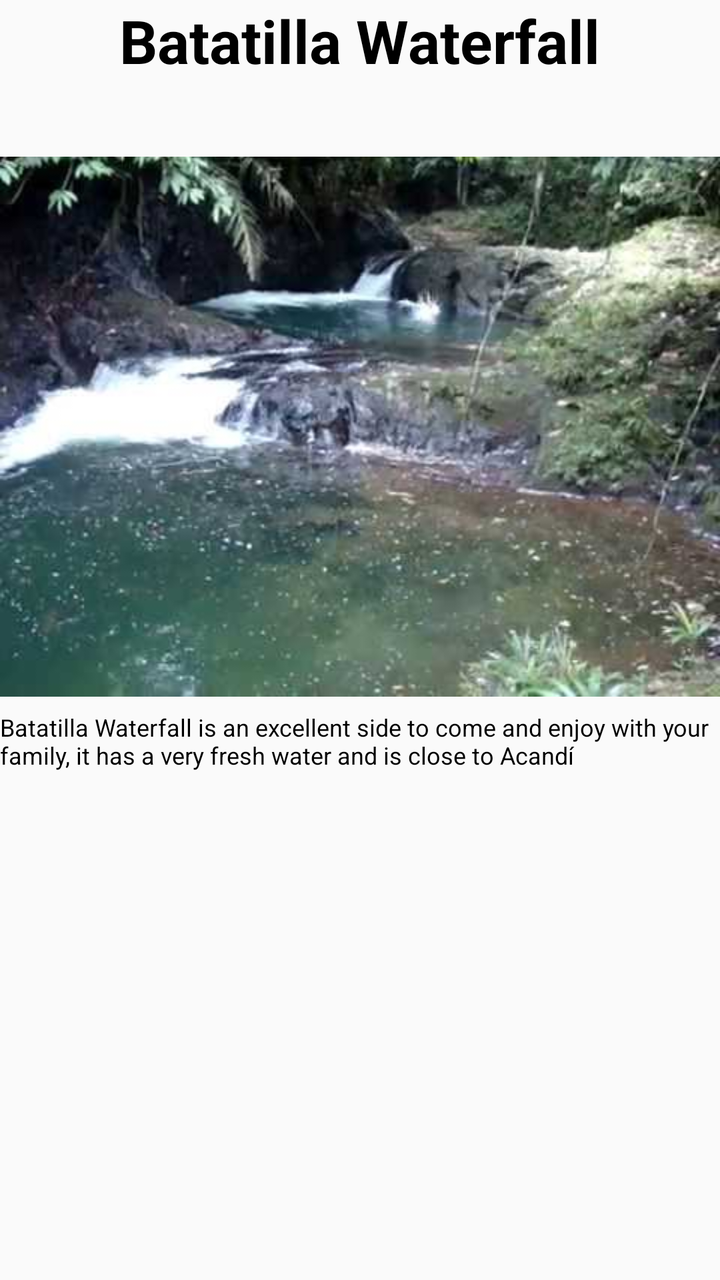
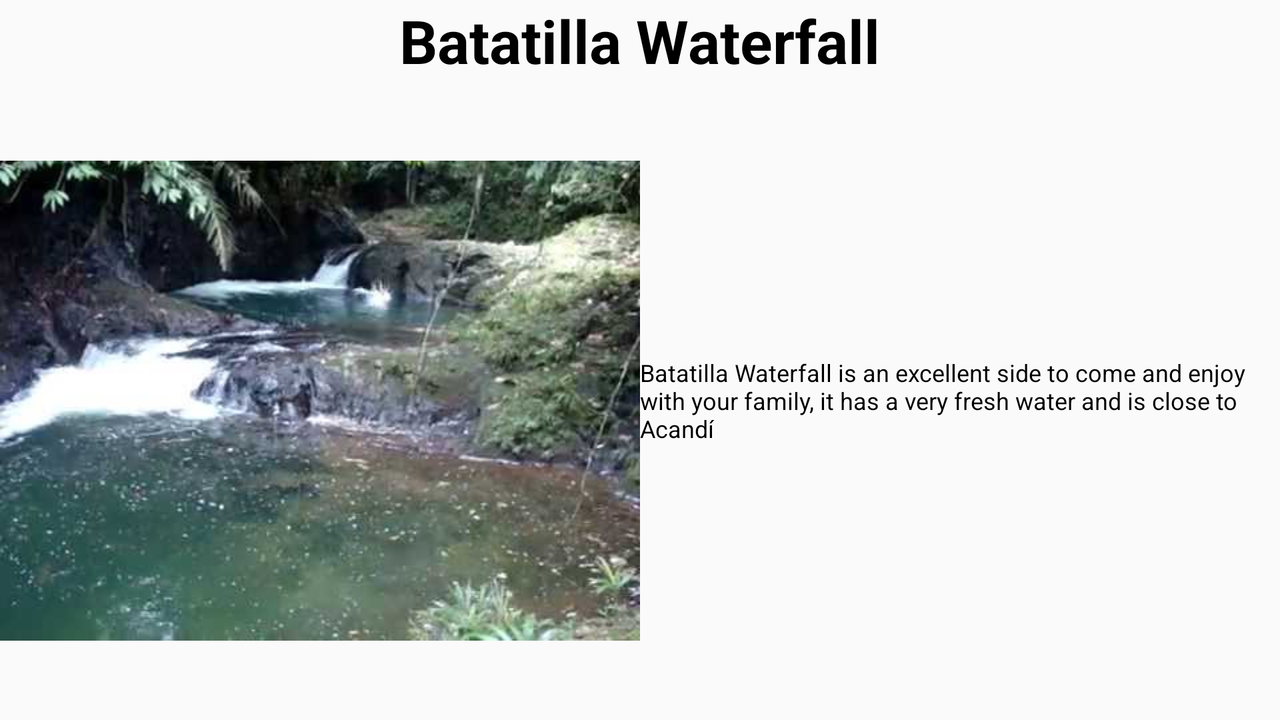

Two renders of one Android screen. The first uses the default layout on a phone; the second uses the alternative layout the repository ships for a different screen configuration, on a matching device. The two XML files are below.
<!-- AndroidManifest.xml: application theme AppTheme -->
<!-- res/layout/fragment_turistic2.xml -->
<FrameLayout xmlns:android="http://schemas.android.com/apk/res/android"
    xmlns:tools="http://schemas.android.com/tools"
    android:layout_width="match_parent"
    android:layout_height="match_parent"
    tools:context="com.example.david.practica2.Turistic2">

    <LinearLayout
        android:layout_width="match_parent"
        android:layout_height="match_parent"
        android:orientation="vertical">
        <TextView
            style="@style/titlestyle"
            android:layout_width="wrap_content"
            android:layout_height="0dp"
            android:layout_weight="1"
            android:text="@string/titour2" />
        <ImageView
            android:layout_width="wrap_content"
            android:layout_height="0dp"
            android:layout_weight="4"
            android:src="@drawable/cascadabatatilla"/>
        <TextView style="@style/textstyle"
            android:layout_width="wrap_content"
            android:layout_height="0dp"
            android:layout_weight="4"
            android:text="@string/ttour2" />

    </LinearLayout>

</FrameLayout>
<!-- resources referenced by this layout -->
<resources>
  <!-- drawable cascadabatatilla: jpg bitmap (drawable, 28741 bytes) -->
  <string name="titour2">Batatilla Waterfall</string>
  <string name="ttour2">Batatilla Waterfall is an excellent side to come and enjoy with your family, it has a very fresh water and is close to Acandí</string>
  <style name="textstyle">
          <item name="android:textColor">@color/black</item>
          <item name="android:textSize">12sp</item>
      </style>
  <style name="titlestyle">
          <item name="android:textColor">@color/black</item>
          <item name="android:textStyle">bold</item>
          <item name="android:textSize">30sp</item>
          <item name="android:layout_gravity">center</item>
      </style>
  <style name="AppTheme" parent="Theme.AppCompat.Light.DarkActionBar">
          
          <item name="colorPrimary">@color/mediumaquamarine</item>
          <item name="colorPrimaryDark">@color/green</item>
          <item name="colorAccent">@color/greenyellow</item>
      </style>
  <item name="black" type="color">#000000</item>
  <item name="mediumaquamarine" type="color">#66cdaa</item>
  <item name="green" type="color">#008000</item>
  <item name="greenyellow" type="color">#adff2f</item>
</resources>
<!-- res/layout-land/fragment_turistic2.xml (the repository's variant of the layout above) -->
<!-- drawn on the phone turned sideways -->
<LinearLayout xmlns:android="http://schemas.android.com/apk/res/android"
    xmlns:tools="http://schemas.android.com/tools"
    android:layout_width="match_parent"
    android:layout_height="match_parent"
    android:orientation="vertical"
    tools:context="com.example.david.practica2.Turistic2">

    <LinearLayout
        android:layout_width="match_parent"
        android:layout_height="wrap_content"
        android:orientation="vertical">
        <TextView
            style="@style/titlestyle"
            android:layout_width="wrap_content"
            android:layout_height="wrap_content"
            android:layout_weight="1"
            android:text="@string/titour2" />

    </LinearLayout>

    <LinearLayout
        android:layout_width="match_parent"
        android:layout_height="wrap_content"
        android:orientation="horizontal">
        <ImageView
            android:layout_width="0dp"
            android:layout_height="wrap_content"
            android:layout_gravity="center"
            android:layout_weight="1"
            android:src="@drawable/cascadabatatilla"/>
        <TextView style="@style/textstyle"
            android:layout_width="0dp"
            android:layout_height="wrap_content"
            android:layout_gravity="center"
            android:layout_weight="1"
            android:text="@string/ttour2" />
    </LinearLayout>

</LinearLayout>
